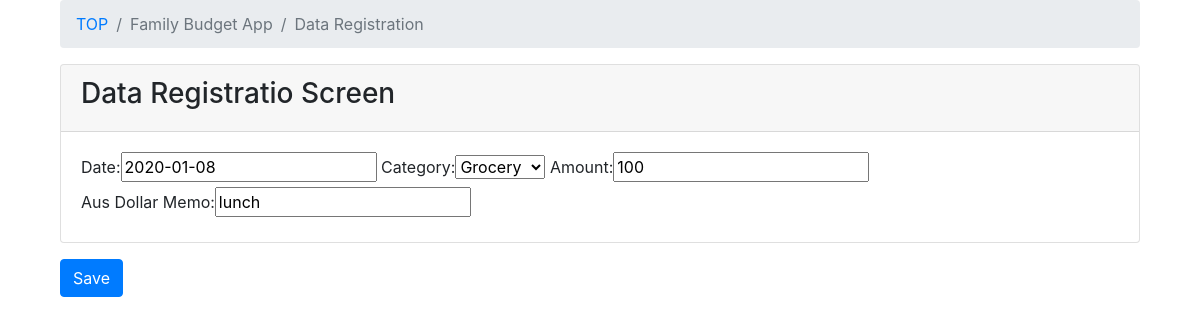
The app's page /kakeibo/update/3/, older data.
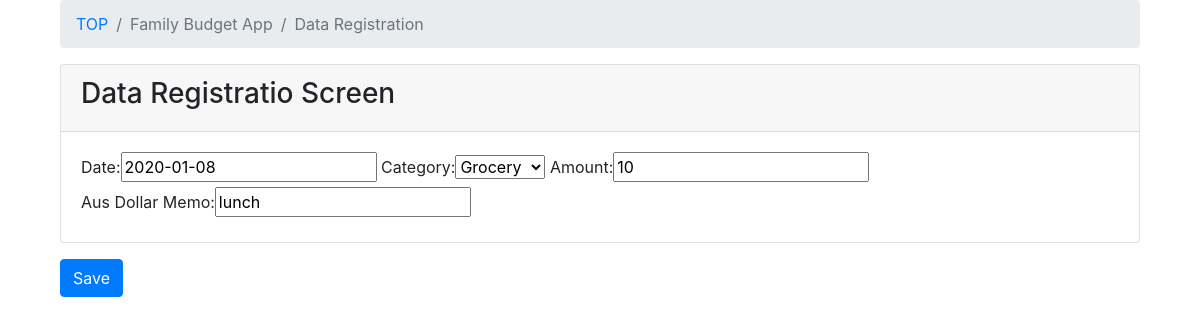
The same page, newer data.
### kakeibo/models.py (models this page shows, shortened)
class Kakeibo(models.Model):
    class Meta:
        db_table="kakeibo"
    date = models.DateField(verbose_name="Date", default=datetime.now)
    category = models.ForeignKey(Category, on_delete=models.PROTECT, verbose_name="Category")
    money = models.IntegerField(verbose_name="Amount", help_text="Aus Dollar")
    memo = models.CharField(verbose_name="Memo", max_length=500)

### kakeibo/views.py (the view)
# urls.py: path('update/<int:pk>/', views.KakeiboUpdateView.as_view(), name='kakeibo_update'),
class KakeiboUpdateView(UpdateView):
    model = Kakeibo
    form_class = KakeiboForm
    success_url = reverse_lazy('kakeibo:update_done')

### kakeibo/forms.py
class KakeiboForm(forms.ModelForm):
    class Meta:
        model = Kakeibo
        fields = ['date', 'category', 'money', 'memo']

### kakeibo/models.py (called while the page is built)
    def __str__(self):
        return self.category_name

### kakeibo/templates/kakeibo/kakeibo_form.html (shortened to what this page needs)
{% extends 'kakeibo/base.html' %}
{% load bootstrap %}
{% block content %}
 <form method="post">
   <div class="container">
     <div class="row">
       <div class="col-12">
         <div class="content-wrapper">
           <div class="container-fluid">
             <ol class="breadcrumb">
               <li class="breadcrumb-item">
                 <a href="{% url 'kakeibo:kakeibo_list' %}">TOP</a>
               </li>
               <li class="breadcrumb-item active">Family Budget App</li>
               <li class="breadcrumb-item active">Data Registration</li>
             </ol>
             <div class="card mb-3">
               <div class="card-header">
                  <h3>Data Registratio Screen</h3></div>
               <div class="card-body">          {{ form|bootstrap }}
       </div>
     </div>
     <div class="row">
       <div class="col-12">
         <button class="btn btn-primary">Save</button>
       </div>
     </div>
   </div>
 </form>
{% endblock %}

Row changes from the older to the newer data that the page shows:
changed Kakeibo "Grocery": money "100" → "10"
